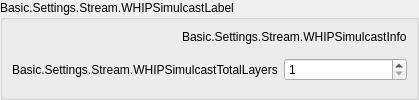
               <widget class="QGroupBox" name="whipSimulcastGroupBox">
                <property name="title">
                 <string>Basic.Settings.Stream.WHIPSimulcastLabel</string>
                </property>
                <layout class="QVBoxLayout" name="verticalLayout_35">
                 <property name="leftMargin">
                  <number>9</number>
                 </property>
                 <property name="topMargin">
                  <number>2</number>
                 </property>
                 <property name="rightMargin">
                  <number>9</number>
                 </property>
                 <property name="bottomMargin">
                  <number>9</number>
                 </property>
                 <item>
                  <layout class="QHBoxLayout" name="horizontalLayout_33">
                   <item>
                    <spacer name="horizontalSpacer_33">
                     <property name="orientation">
                      <enum>Qt::Horizontal</enum>
                     </property>
                     <property name="sizeType">
                      <enum>QSizePolicy::Fixed</enum>
                     </property>
                     <property name="sizeHint" stdset="0">
                      <size>
                       <width>170</width>
                       <height>10</height>
                      </size>
                     </property>
                    </spacer>
                   </item>
                   <item>
                    <widget class="QLabel" name="whipSimulcastInfo">
                     <property name="text">
                      <string>Basic.Settings.Stream.WHIPSimulcastInfo</string>
                     </property>
                     <property name="textFormat">
                      <enum>Qt::RichText</enum>
                     </property>
                     <property name="wordWrap">
                      <bool>true</bool>
                     </property>
                     <property name="openExternalLinks">
                      <bool>true</bool>
                     </property>
                    </widget>
                   </item>
                  </layout>
                 </item>
                 <item>
                  <layout class="QFormLayout" name="formLayout_39">
                   <property name="fieldGrowthPolicy">
                    <enum>QFormLayout::AllNonFixedFieldsGrow</enum>
                   </property>
                   <item row="1" column="0">
                    <widget class="QLabel" name="whipSimulcastTotalLayersLabel">
                     <property name="text">
                      <string>Basic.Settings.Stream.WHIPSimulcastTotalLayers</string>
                     </property>
                     <property name="minimumSize">
                      <size>
                       <width>170</width>
                       <height>0</height>
                      </size>
                     </property>
                    </widget>
                   </item>
                   <item row="1" column="1">
                    <layout class="QHBoxLayout" name="horizontalLayout_35" stretch="0,0">
                     <item>
                      <widget class="QSpinBox" name="whipSimulcastTotalLayers">
                       <property name="minimum">
                        <number>1</number>
                       </property>
                       <property name="maximum">
                        <number>4</number>
                       </property>
                       <property name="value">
                        <number>1</number>
                       </property>
                      </widget>
                     </item>
                    </layout>
                   </item>
                  </layout>
                 </item>
                </layout>
               </widget>
